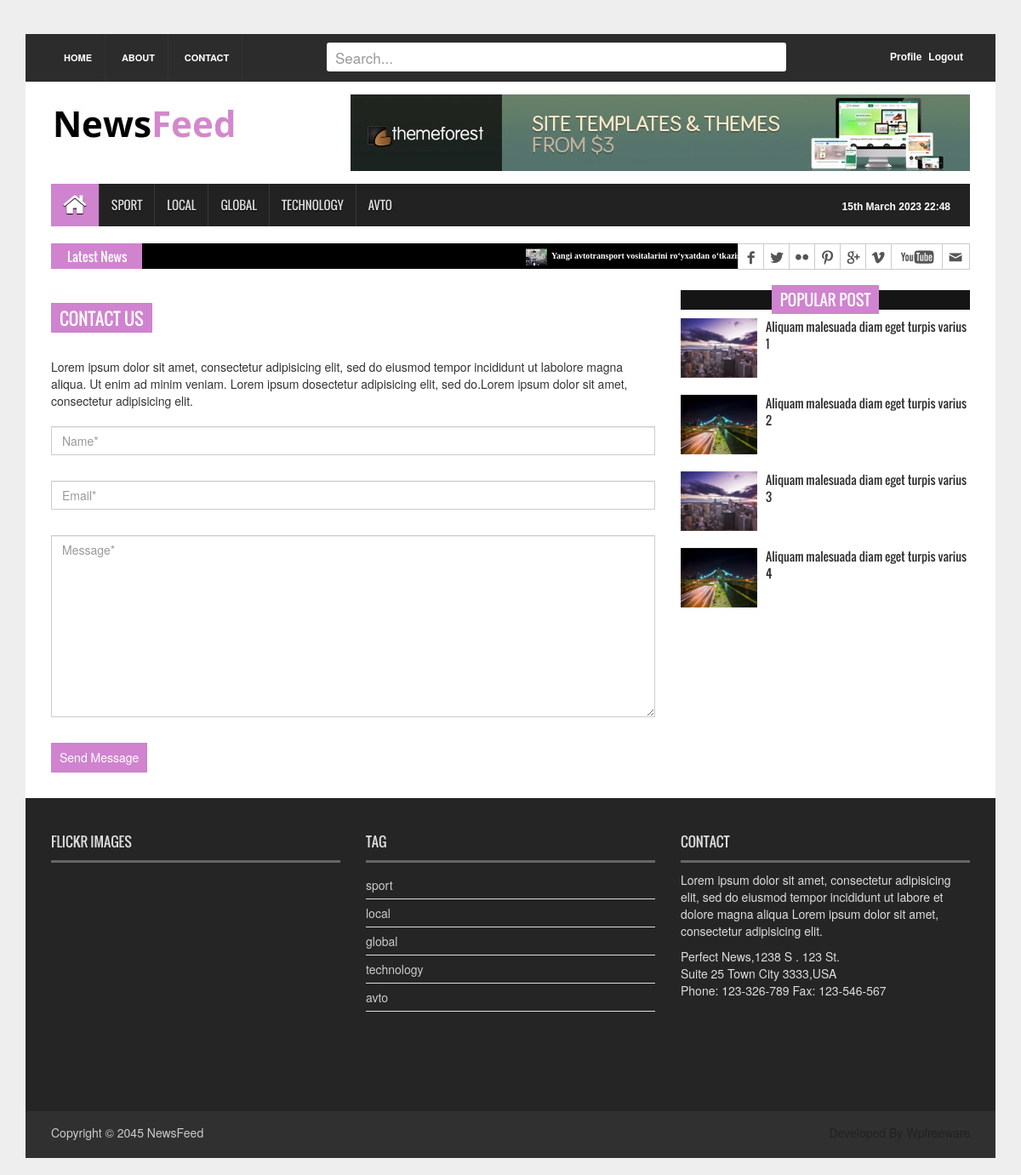
The page /contact/ (signed in) on the database its author committed.
### firstapp/models.py (models this page shows, shortened)
class Category(models.Model):
    name = models.CharField(max_length=50)
    def __str__(self):
        return self.name

class NewsBase(models.Model):
    class Status(models.TextChoices):
        draft = 'DF', 'Draft'
        published = 'PB', 'Published'
    title = models.CharField(max_length=200)
    slug = models.SlugField(max_length=50)
    body = models.TextField()
    image = models.ImageField(upload_to='firstapp/images', default='')
    category = models.ForeignKey(Category, on_delete=models.CASCADE)
    publish_time = models.DateTimeField(default=timezone.now)
    created_time = models.DateTimeField(auto_now_add=True)
    updated_time = models.DateTimeField(auto_now=True)
    status = models.CharField(max_length=2,
                              choices=Status.choices,
                              default=Status.draft
                              )
    view_count = models.IntegerField(default=0)
    objects = models.Manager()
    published = PublishedManager()
    class Meta:
        ordering = ['-publish_time']

### firstapp/views.py (the view, shortened to what this page needs)
# urls.py: path('contact/', ContactPage.as_view(), name='contact'),
class ContactPage(LoginRequiredMixin, View):
    template_name = 'firstapp/contact.html'
    def get(self, request, *args, **kwargs):
        form = FormContact()
        context = {
            'form': form
        }
        return render(request, 'firstapp/contact.html', context)

### firstapp/forms.py
class FormContact(forms.ModelForm):
    class Meta:
        model = Contact
        fields = ['name', 'email', 'message']

### firstapp/context_preprocessor.py (called while the page is built)
def latest_news_sidebar(request):
    latest_news_data = NewsBase.published.all().order_by('-publish_time')[:10]
    category_data = Category.objects.all()
    context = {
        'latest_news_data': latest_news_data,
        'category_data': category_data
    }
    return context

### firstapp/models.py (called while the page is built)
    def get_queryset(self):
        return super().get_queryset().filter(status=NewsBase.Status.published)

### templates/firstapp/contact.html (shortened to what this page needs)
{% extends 'firstapp/base.html' %}
{% load static %}
{% block content %}
  <section id="contentSection">
    <div class="row">
      <div class="col-lg-8 col-md-8 col-sm-8">
        <div class="left_content">
          <div class="contact_area">
            <h2>Contact Us</h2>
            <p>Lorem ipsum dolor sit amet, consectetur adipisicing elit, sed do eiusmod tempor incididunt ut labolore magna aliqua. Ut enim ad minim veniam. Lorem ipsum dosectetur adipisicing elit, sed do.Lorem ipsum dolor sit amet, consectetur adipisicing elit.</p>
            <form class="contact_form" method="post">{% csrf_token %}
              <input class="form-control" type="text" placeholder="Name*" name="name">
              <input class="form-control" type="email" placeholder="Email*" name="email">
              <textarea class="form-control" cols="30" rows="10" placeholder="Message*" name="message"></textarea>
              <input type="submit" value="Send Message">
            </form>
          </div>
        </div>
      </div>
      <div class="col-lg-4 col-md-4 col-sm-4">
        <aside class="right_content">
          <div class="single_sidebar">
            <h2><span>Popular Post</span></h2>
            <ul class="spost_nav">
              <li>
                <div class="media wow fadeInDown"> <a href="single_page.html" class="media-left"> <img alt="" src="{% static 'firstapp/images/post_img1.jpg' %}"> </a>
                  <div class="media-body"> <a href="single_page.html" class="catg_title"> Aliquam malesuada diam eget turpis varius 1</a> </div>
                </div>
              </li>
              <li>
                <div class="media wow fadeInDown"> <a href="single_page.html" class="media-left"> <img alt="" src="{% static 'firstapp/images/post_img2.jpg' %}"> </a>
                  <div class="media-body"> <a href="pages/single_page.html" class="catg_title"> Aliquam malesuada diam eget turpis varius 2</a> </div>
                </div>
              </li>
              <li>
                <div class="media wow fadeInDown"> <a href="single_page.html" class="media-left"> <img alt="" src="{% static 'firstapp/images/post_img1.jpg' %}"> </a>
                  <div class="media-body"> <a href="single_page.html" class="catg_title"> Aliquam malesuada diam eget turpis varius 3</a> </div>
                </div>
              </li>
              <li>
                <div class="media wow fadeInDown"> <a href="single_page.html" class="media-left"> <img alt="" src="{% static 'firstapp/images/post_img2.jpg' %}"> </a>
                  <div class="media-body"> <a href="single_page.html" class="catg_title"> Aliquam malesuada diam eget turpis varius 4</a> </div>
                </div>
              </li>
            </ul>
          </div>
        </aside>
      </div>
    </div>
  </section>
{% endblock %}

### templates/firstapp/base.html (shortened to what this page needs)
{% load static %}
<!DOCTYPE html>
<html lang="en">
<head>
<link rel="stylesheet" type="text/css" href="{% static 'firstapp/css/bootstrap.min.css' %}">
<link rel="stylesheet" type="text/css" href="{% static 'firstapp/css/font-awesome.min.css' %}">
<link rel="stylesheet" type="text/css" href="{% static 'firstapp/css/animate.css' %}">
<link rel="stylesheet" type="text/css" href="{% static 'firstapp/css/font.css' %}">
<link rel="stylesheet" type="text/css" href="{% static 'firstapp/css/li-scroller.css' %}">
<link rel="stylesheet" type="text/css" href="{% static 'firstapp/css/slick.css' %}">
<link rel="stylesheet" type="text/css" href="{% static 'firstapp/css/jquery.fancybox.css' %}">
<link rel="stylesheet" type="text/css" href="{% static 'firstapp/css/theme.css' %}">
<link rel="stylesheet" type="text/css" href="{% static 'firstapp/css/style.css' %}">
<link rel="stylesheet" type="text/css" href="{% static 'firstapp/css/categorys.css' %}">
</head>
<body>
  <div class="container">
    <header id="header">
    <div class="row">
      <div class="col-lg-12 col-md-12 col-sm-12">
        <div class="header_top">
          <div class="header_top_left">
            <ul class="top_nav">
              <li><a href="{% url 'home' %}">Home</a></li>
              <li><a href="#">About</a></li>
              <li><a href="{% url 'contact' %}">Contact</a></li>
            </ul>
          </div>
            <form action="{% url 'search' %}" method="get">
          <div class="form-outline mb-4 header_top_search">
            <input type="search" class="form-control" id="datatable-search-input" placeholder="Search..." name="q">
          </div>
            </form>
          <div class="header_top_login"><p><a href="{% url 'logout' %}">Logout</a><a href="{% url 'profile' %}">Profile</a></p></div>
        </div>
      </div>
      <div class="col-lg-12 col-md-12 col-sm-12">
        <div class="header_bottom">
          <div class="logo_area"><a href="/" class="logo"><img src="{% static 'firstapp/images/logo.jpg' %}" alt="not loaded"></a></div>
          <div class="add_banner"><a href="#"><img src="{% static 'firstapp/images/addbanner_728x90_V1.jpg' %}" alt="alt img not dwnlod"></a></div>
        </div>
      </div>
    </div>
  </header>
  <section id="navArea">
    <nav class="navbar navbar-inverse" role="navigation">
      <div id="navbar" class="navbar-collapse collapse">
        <ul class="nav navbar-nav main_nav">
          <li class="active"><a href="{% url 'home' %}"><span class="fa fa-home desktop-home"></span><span class="mobile-show">Home</span></a></li>
          {% for i in category_data %}
            <li><a href="{% url 'all_category' i.name %}">{{ i.name }}</a></li>
          {% endfor %}
        </ul>
        <div class="header_top_right">
          <p>{% now 'jS F Y H:i' %}</p>
        </div>
      </div>
    </nav>
  </section>
  <section id="newsSection">
    <div class="row">
      <div class="col-lg-12 col-md-12">
        <div class="latest_newsarea"> <span>Latest News</span>
          <ul id="ticker01" class="news_sticker">
            {% for i in latest_news_data %}
            <li><a href="{% url 'detail_page' i.category i.slug %}"><img src="{{ i.image.url }}" alt="">{{ i.title }}</a></li>
            {% endfor %}
          </ul>
          <div class="social_area">
            <ul class="social_nav">
              <li class="facebook"><a href="#"></a></li>
              <li class="twitter"><a href="#"></a></li>
              <li class="flickr"><a href="#"></a></li>
              <li class="pinterest"><a href="#"></a></li>
              <li class="googleplus"><a href="#"></a></li>
              <li class="vimeo"><a href="#"></a></li>
              <li class="youtube"><a href="#"></a></li>
              <li class="mail"><a href="#"></a></li>
            </ul>
          </div>
        </div>
      </div>
    </div>
  </section>
    {% block content %}
    {% endblock %}
  <footer id="footer">
    <div class="footer_top">
      <div class="row">
        <div class="col-lg-4 col-md-4 col-sm-4">
          <div class="footer_widget wow fadeInLeftBig">
            <h2>Flickr Images</h2>
          </div>
        </div>
        <div class="col-lg-4 col-md-4 col-sm-4">
          <div class="footer_widget wow fadeInDown">
            <h2>Tag</h2>
            <ul class="tag_nav">
              {% for category in category_data %}
                <li><a href="{% url 'all_category' request2=category.name %}">{{ category.name }}</a></li>
              {% endfor %}
            </ul>
          </div>
        </div>
        <div class="col-lg-4 col-md-4 col-sm-4">
          <div class="footer_widget wow fadeInRightBig">
            <h2>Contact</h2>
            <p>Lorem ipsum dolor sit amet, consectetur adipisicing elit, sed do eiusmod tempor incididunt ut labore et dolore magna aliqua Lorem ipsum dolor sit amet, consectetur adipisicing elit.</p>
            <address>
            Perfect News,1238 S . 123 St. <br>Suite 25 Town City 3333,USA <br>Phone: 123-326-789 Fax: 123-546-567
            </address>
          </div>
        </div>
      </div>
    </div>
    <div class="footer_bottom">
      <p class="copyright">Copyright &copy; 2045 <a href="index.html">NewsFeed</a></p>
      <p class="developer">Developed By Wpfreeware</p>
    </div>
  </footer>
</div>
</body>
</html>

### static/firstapp/css/li-scroller.css (style rules this page uses)
ul.newsticker { position:relative; left:750px; font:bold 10px Verdana; list-style-type:none; margin:0; padding:0 }
ul.newsticker li { float:left; margin:0; padding:0 }
ul.newsticker a { white-space:nowrap; padding:0; color:#fff; margin:0 50px 0 0 }
ul.newsticker a > img { height:20px; margin-right:5px; width:25px }

### static/firstapp/css/theme.css (style rules this page uses)
.navbar-inverse .navbar-nav > .active > a, .navbar-inverse .navbar-nav > .active > a:hover, .navbar-inverse .navbar-nav > .active > a:focus { background-color:#d083cf }
.latest_newsarea span { background:none repeat scroll 0 0 #d083cf }
.single_sidebar > h2 span { background:none repeat scroll 0 0 #d083cf }
.contact_area > h2 { background-color:#d083cf }
.contact_form input[type="submit"] { background-color:#d083cf }

### rows shown on the page
Category: name "SPORT", name "sport"
Category: name "LOCAL", name "local"
Category: name "GLOBAL", name "global"
Category: name "TECHNOLOGY", name "technology"
Category: name "AVTO", name "avto"
NewsBase: image (picture), title "Yangi avtotransport vositalarini ro‘yxatdan o‘tkazish uchun ishonchnoma berish xizmati ishga tushdi"
